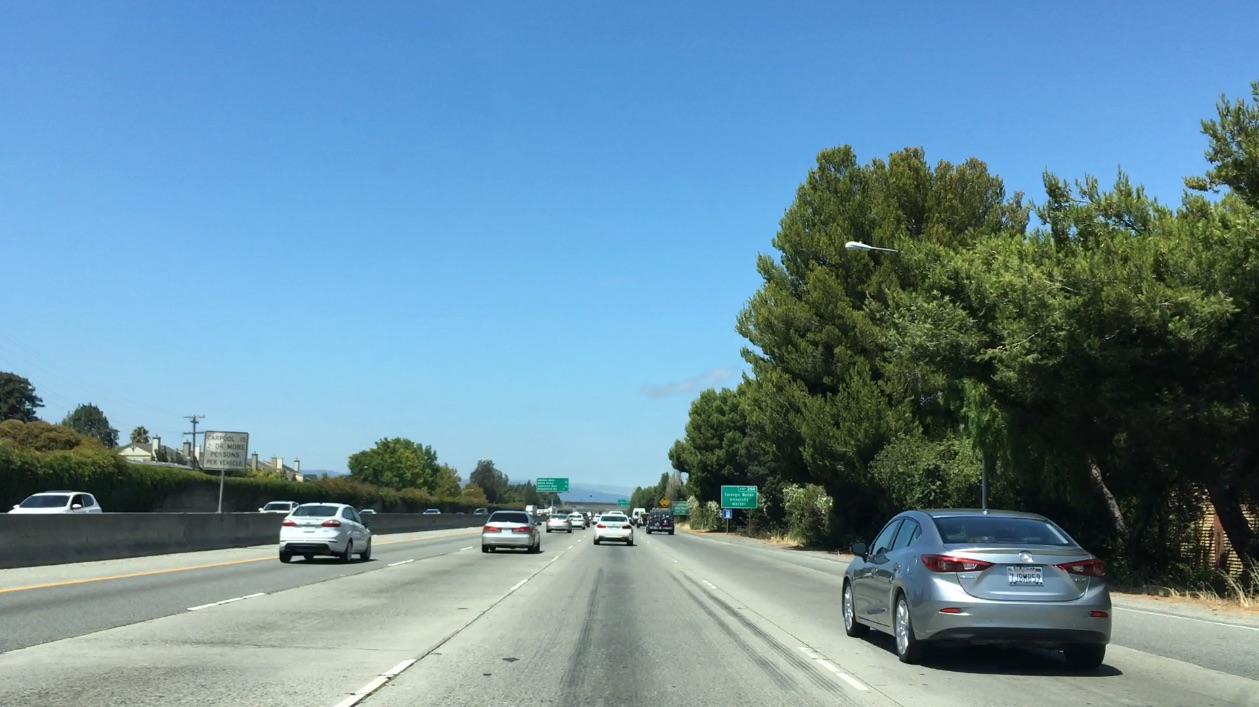
#> input picture bbox-example-image.jpg, 1259 x 707 px; its folder holds 2 pictures in this run
$ jupyter execute --allow-errors writeup.ipynb   (shell and % lines are left out)   (Python 2 division)   (older library calls are emulated)
#> lines starting #> are read from the running program, lines starting #| are printed output that depends on the picture
[cell 1]
import cv2
import os, fnmatch
import numpy as np
import time
import matplotlib.pyplot as plt
from utils import FeatureExtractor
from utils import SVC
from utils import get_feature

[cell 2]
# Get name
def get_file_names(src_path='./', pattern='*.jpeg'):
    # Return a list of file names in a given folder with certain pattern
    # images = glob.glob('../data/**.jpeg')
    images = []
    for root, dir_names, file_names in os.walk(src_path):
        for filename in fnmatch.filter(file_names, pattern):
            images.append(os.path.join(root, filename))
    return images

[cell 3]
# Import car and not car images
cars = get_file_names('./data/vehicles', pattern='*.png')[0:1000]
not_cars = get_file_names('./data/non-vehicles', pattern='*.png')[0:1000]

[cell 4]
# Calculate car features & not-car features
t = time.time()
print("Calculating features for {} images...".format(len(cars)+len(not_cars)))
#> (the rest of this cell did not finish here and is left out)

#> (a cell that did not finish here is left out)

#> (a cell that did not finish here is left out)

[cell 7]
# Using an example
test_img =cv2.cvtColor(cv2.imread('./bbox-example-image.jpg'), cv2.COLOR_BGR2RGB)
plt.imshow(test_img)

[cell 8]
# Create a list of Windows
def create_windows(x_region=[None, None], y_region=[None, None],
                  xy_window=(64, 64), xy_overlap=(0.5, 0.5)):

    if x_region[0] is None:
        x_region[0] = 0
    if x_region[1] is None:
        x_region[1] = 0
    if y_region[0] is None:
        y_region[0] = 0
    if y_region[1] is None:
        y_region[1] = 0
    # Compute the region of interest
    x = x_region[1] - x_region[0]
    y = y_region[1] - y_region[0]

    # Step size
    x_pix_per_step = np.int(xy_window[0]*(1-xy_overlap[0]))
    y_pix_per_step = np.int(xy_window[1]*(1-xy_overlap[1]))

    # Total windows
    x_windows = np.int(x/x_pix_per_step) - 1
    y_windows = np.int(y/y_pix_per_step) - 1

    windows = []
    for ys in range(y_windows):
        for xs in range(x_windows):
            # Calculate window pos
            startx = xs*x_pix_per_step + x_region[0]
            endx = startx + xy_window[0]

            starty = ys*y_pix_per_step + y_region[0]
            endy   = starty + xy_window[1]

            # Append window to list
            windows.append(((startx, starty),(endx, endy)))

    return windows

def draw_boxes(img, bboxes, color=(0, 0, 255), thick=6):
    # Make a copy of the image
    draw_img = np.copy(img)
    # Iterate through the bounding boxes
    for bbox in bboxes:
        # Draw a rectangle given bbox coordinates
        cv2.rectangle(draw_img, bbox[0], bbox[1], color, thick)
    # Return the image copy with boxes drawn
    return draw_img

[cell 9]
r, c, n = test_img.shape
#> r = 707; c = 1259; n = 3
windows = create_windows(x_region=[0, c], y_region=[0, r], xy_window=(64, 64), xy_overlap=(0, 0))
print"Number of windows: ", len(windows)
#| Number of windows:  180

# Draw image
draw_img = np.copy(test_img)
draw_img = draw_boxes(draw_img, windows, color=(0, 255, 255), thick=3)
#> after the loop in draw_boxes, `for bbox in bboxes:`:
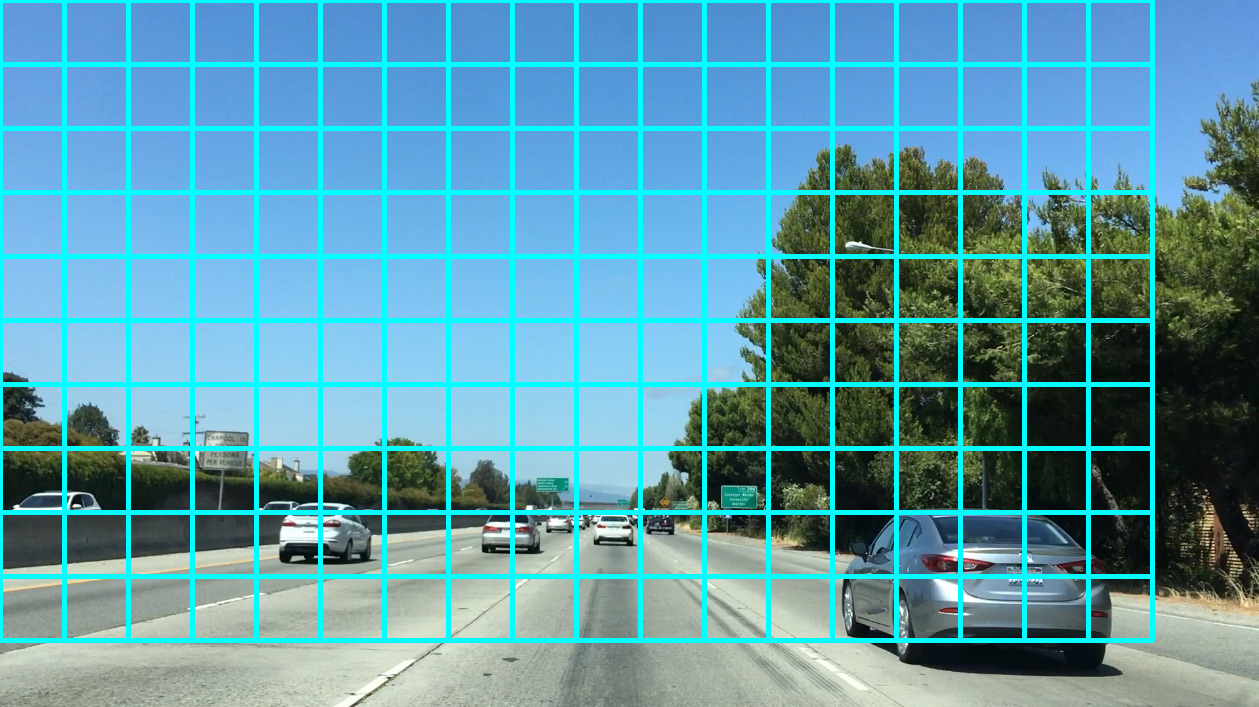
#> draw_img: shape (707, 1259, 3); mean R, G, B 91.4, 155.6, 170.3

a = plt.figure( figsize =(30, 20))
plt.imshow(draw_img)

[cell 10]
from utils import draw_windows
from utils import CameraCalibrator, ProjectionManager, LineTracker, ImageFilter, DiagnosticMgr

[cell 11]
# Try different approach in Project 4
frame = cv2.cvtColor(cv2.imread('./test_images/test2.jpg'), cv2.COLOR_BGR2RGB)
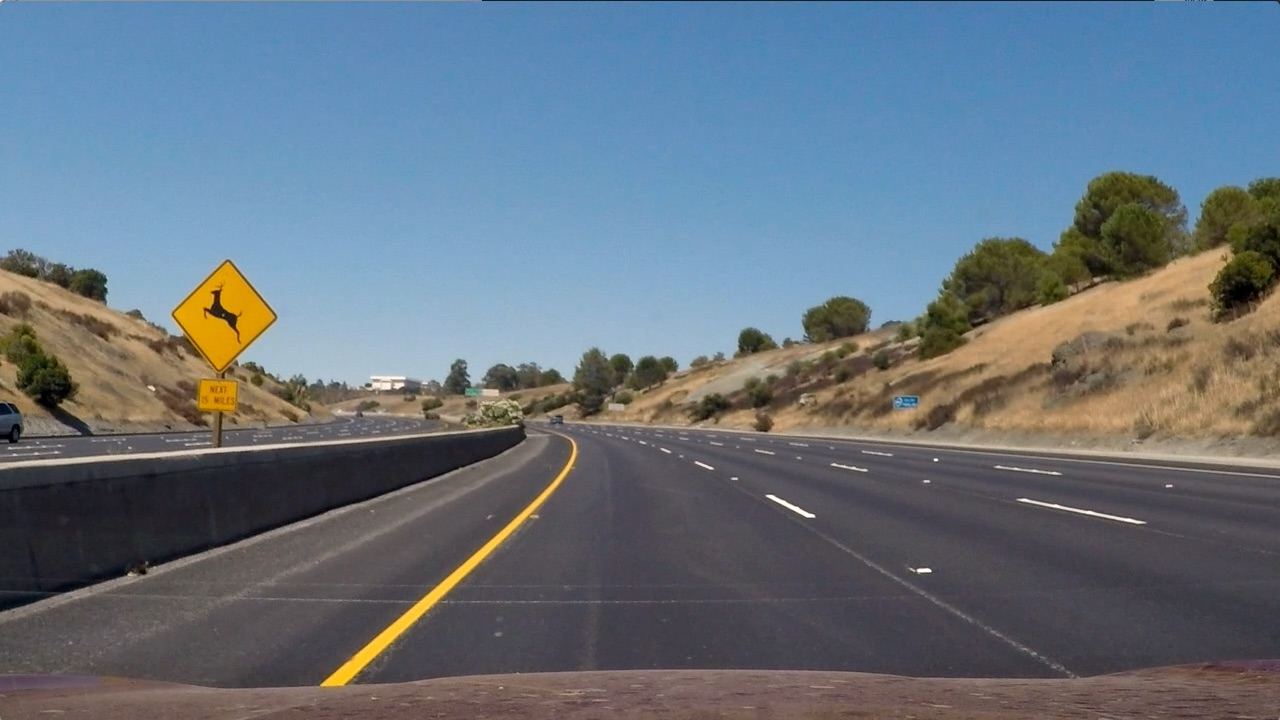
#> input picture test_images/test2.jpg, 1280 x 720 px
r, w, c = frame.shape
#> r = 720; w = 1280; c = 3


#> (the rest of this cell did not finish here and is left out)
